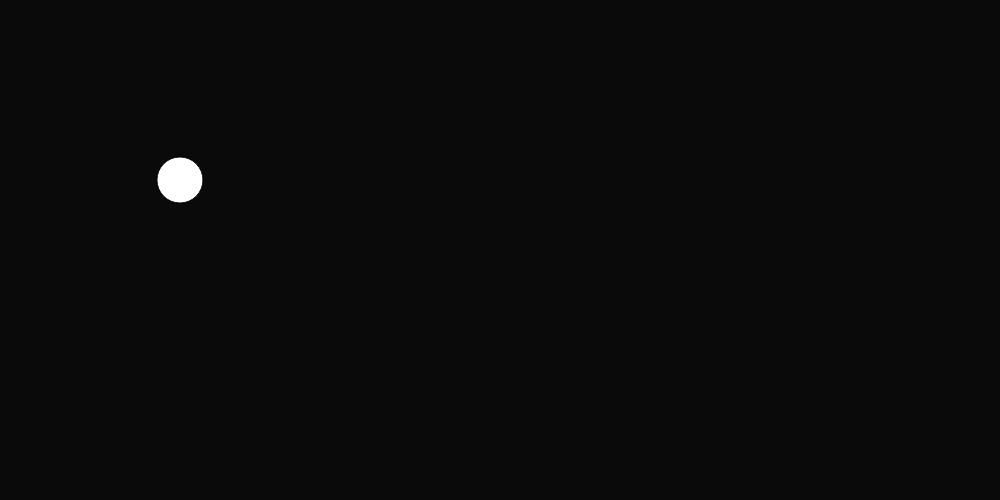
Frame 1 (no input)
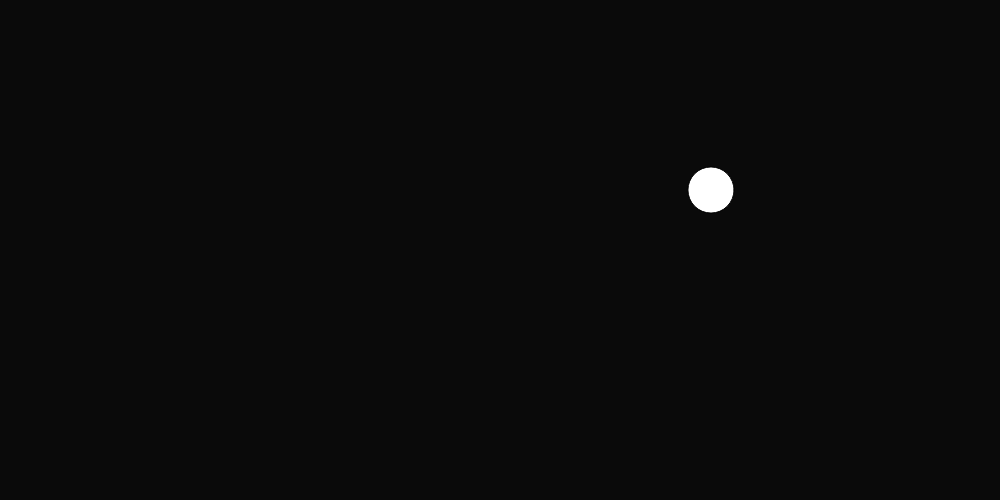
Frame 60 (no input)
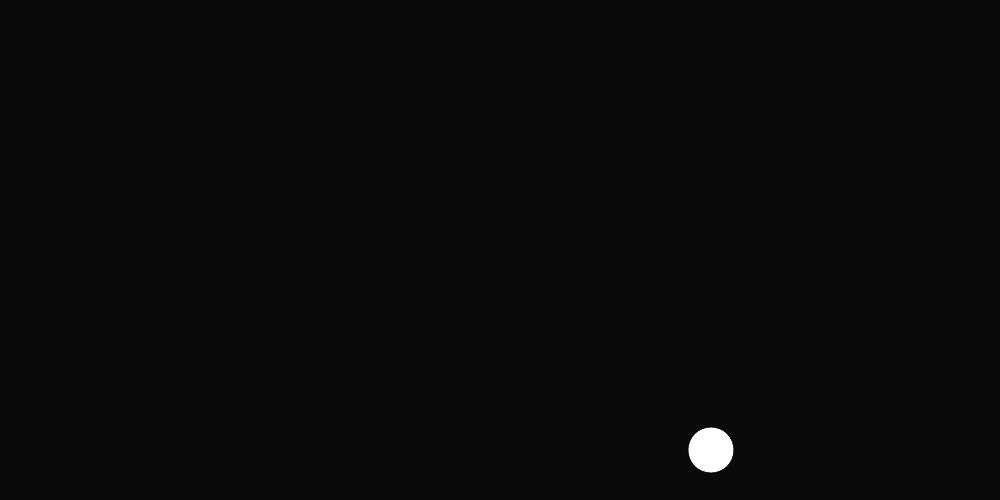
Frame 120 (the mouse pressed at the canvas centre since frame 60)

The p5.js sketch that drew these frames (run headless with seeded random() and noise() and a simulated clock; from frame 60 on, the mouse is pressed at the canvas centre):

// p5.js sketch
// ── sketch.js
var x = 180;
var y = 180;
var xspeed = 9;
var yspeed = 10;


function setup() {
  createCanvas(1000, 500);
  background (25);
}

function draw() {

	//distance from center of the screen
	var d = dist(windowWidth/24, windowHeight/24, 1, 1);
    background(10);
  	fill ("white");
  	ellipse (x, y, d, d);
    

  	//bouncing horizontally
 	 x = x + xspeed;
  	
  	 if (x > (1000 - 25) || x < (0 + 25))  {
     	xspeed = -xspeed;
  	}

  	//bouncing veritcally
  	y = y + yspeed;

  	if (y > (500 - 25) || y < (0 + 25)) {
	 	  yspeed = -yspeed;
  	}

}
